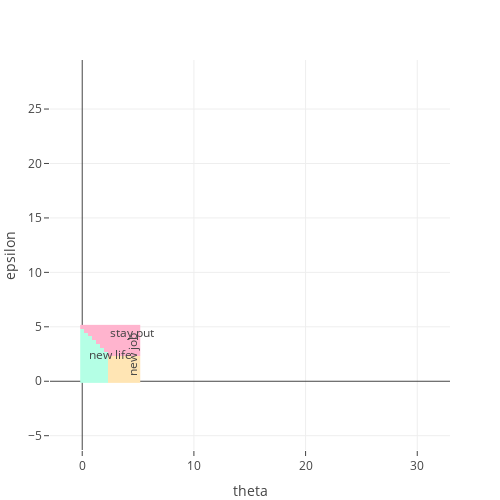

Notebook code cell kept with this figure:
### Markdown cell above
- We'll run same experiment with Q-learning

### Code cell
# reset random seed
Random.seed!(56)
qlearning = QLearning(m, 0.01);

# plot initial policy
plot_policy(m, get_greedy(m, qlearning.Q))

### Figure 1 — Plotly figure (JSON) as saved in the notebook; plotly's stock layout.template omitted (floating-point values rounded to 4 significant figures; data arrays with more than 128 entries replaced by an {"elided": "..."} marker saying what was removed)
{"data": [{"colorbar": {"autotick": false, "dtick": 1, "tick0": 1}, "colorscale": [[0, "#FFB4CE"], [0.3333, "#FFB4CE"], [0.3333, "#FFE5B4"], [0.6667, "#FFE5B4"], [0.6667, "#B4FFE5"], [1, "#B4FFE5"]], "showscale": false, "type": "heatmap", "x": [0, 0.3571, 0.7143, 1.071, 1.429, 1.786, 2.143, 2.5, 2.857, 3.214, 3.571, 3.929, 4.286, 4.643, 5], "y": [0, 0.3571, 0.7143, 1.071, 1.429, 1.786, 2.143, 2.5, 2.857, 3.214, 3.571, 3.929, 4.286, 4.643, 5], "z": {"elided": "15x15 int values"}}], "layout": {"annotations": [{"showarrow": false, "text": "new life", "x": 2.5, "y": 2.5}, {"showarrow": false, "text": "new job", "textangle": 270, "x": 4.5, "y": 2.5}, {"showarrow": false, "text": "stay put", "x": 4.5, "y": 4.5}], "height": 500, "margin": {"b": 50, "l": 50, "r": 50, "t": 60}, "width": 500, "xaxis": {"autorange": false, "range": [-2.886, 32.93], "title": {"text": "theta"}, "type": "linear"}, "yaxis": {"autorange": false, "range": [-6.314, 29.5], "title": {"text": "epsilon"}, "type": "linear"}}}
